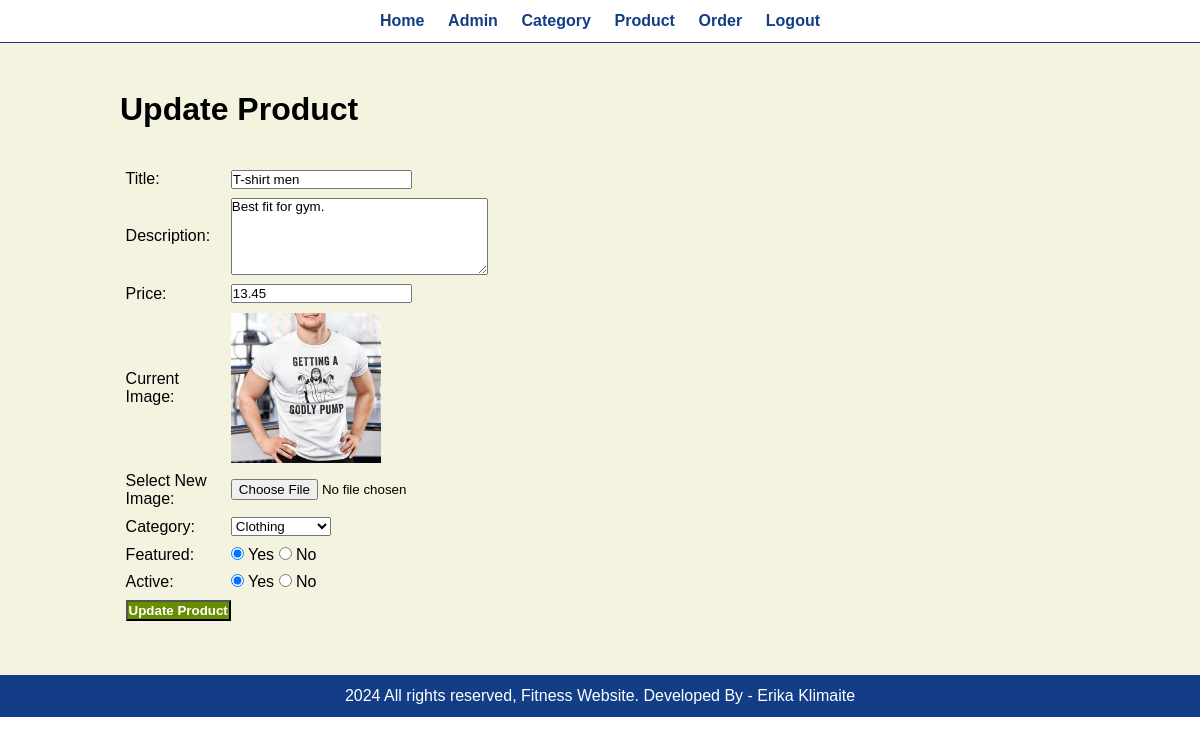
Page /admin/update-product.php?id=3 (signed in) on the committed database.
### tables this page shows
CREATE TABLE `tbl_product` (
  `id` int(10) UNSIGNED NOT NULL,
  `title` varchar(100) NOT NULL,
  `description` text NOT NULL,
  `price` decimal(10,2) NOT NULL,
  `image_name` varchar(255) NOT NULL,
  `category_id` int(10) UNSIGNED NOT NULL,
  `featured` varchar(10) NOT NULL,
  `active` varchar(10) NOT NULL
);

CREATE TABLE `tbl_category` (
  `id` int(10) UNSIGNED NOT NULL,
  `title` varchar(100) NOT NULL,
  `image_name` varchar(255) NOT NULL,
  `featured` varchar(10) NOT NULL,
  `active` varchar(10) NOT NULL
);

### admin/update-product.php (the view, shortened to what this page needs)
<?php include('partials/menu.php'); ?>
<?php
    if(isset($_GET['id']))
    {
        $id = $_GET['id'];
        $sql2 = "SELECT * FROM tbl_product WHERE id=$id";
        $res2 = mysqli_query($conn, $sql2);
        $row2 = mysqli_fetch_assoc($res2);
        $title = $row2['title'];
        $description = $row2['description'];
        $price = $row2['price'];
        $current_image = $row2['image_name'];
        $current_category = $row2['category_id'];
        $featured = $row2['featured'];
        $active = $row2['active'];
    }
    else
    {
        header('location:'.SITEURL.'admin/manage-product.php');
    }
?>
<div class="content">
    <div class="wrapper">
        <h1>Update Product</h1>
        <br><br>
        <form action="" method="POST" enctype="multipart/form-data">
        <table class="tbl-30">
            <tr>
                <td>Title: </td>
                <td>
                    <input type="text" name="title" value="<?php echo $title; ?>">
                </td>
            </tr>
            <tr>
                <td>Description: </td>
                <td>
                    <textarea name="description" cols="30" rows="5"><?php echo $description; ?></textarea>
                </td>
            </tr>
            <tr>
                <td>Price: </td>
                <td>
                    <input type="number" name="price" value="<?php echo $price; ?>">
                </td>
            </tr>
            <tr>
                <td>Current Image: </td>
                <td>
                    <?php
                        if($current_image == "")
                        {
                            echo "<div class='error'>Image not Available.</div>";
                        }
                        else
                        {
                            ?>
                            <img src="<?php echo SITEURL; ?>images/products/<?php echo $current_image; ?>" width="150px">
                            <?php
                        }
                    ?>
                </td>
            </tr>
            <tr>
                <td>Select New Image: </td>
                <td>
                    <input type="file" name="image">
                </td>
            </tr>
            <tr>
                <td>Category: </td>
                <td>
                    <select name="category">
                        <?php
                            $sql = "SELECT * FROM tbl_category WHERE active='Yes'";
                            $res = mysqli_query($conn, $sql);
                            $count = mysqli_num_rows($res);
                            if($count>0)
                            {
                                while($row=mysqli_fetch_assoc($res))
                                {
                                    $category_title = $row['title'];
                                    $category_id = $row['id'];
                                    ?>
                                    <option <?php if($current_category==$category_id){echo "selected";} ?> value="<?php echo $category_id; ?>"><?php echo $category_title; ?></option>
                                    <?php
                                }
                            }
                            else
                            {
                                echo "<option value='0'>Category Not Available.</option>";
                            }
                        ?>
                    </select>
                </td>
            </tr>
            <tr>
                <td>Featured: </td>
                <td>
                    <input <?php if($featured=="Yes") {echo "checked";} ?> type="radio" name="featured" value="Yes"> Yes
                    <input <?php if($featured=="No") {echo "checked";} ?> type="radio" name="featured" value="No"> No
                </td>
            </tr>
            <tr>
                <td>Active: </td>
                <td>
                    <input <?php if($active=="Yes") {echo "checked";} ?> type="radio" name="active" value="Yes"> Yes
                    <input <?php if($active=="No") {echo "checked";} ?> type="radio" name="active" value="No"> No
                </td>
            </tr>
            <tr>
                <td>
                    <input type="submit" name="submit" value="Update Product" class="btn-secondary">
                </td>
            </tr>
        </table>
        </form>
    </div>
</div>
<?php include('partials/footer.php'); ?>

### css/admin.css (style rules this page uses)
* { margin: 0; padding: 0; font-family: sans-serif; }
.wrapper { padding: 1%; width: 80%; margin: 0 auto; }
.tbl-30 { width: 30%; }
table tr td { padding: 1%; }
.btn-secondary { background-color: #688e00; padding: 1%; color: white; text-decoration: none; font-weight: bold; }
.content { background-color: #F3F3E0; padding: 3% 0; }

### rows in the picture
tbl_product: title "T-shirt men", description "Best fit for gym.", price "13.45", image_name (picture), category "Clothing", featured "☑", active "☑"
